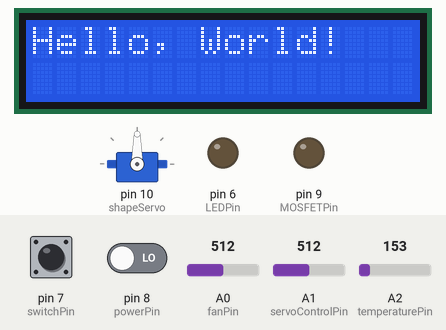
A sketch run on a simulated Arduino Uno, built with avr-gcc and run on an emulated ATmega328P. Parts: 16×2 character LCD, servo, output pins drawn as LEDs (lit = HIGH). Dashed ring = blinking. The inputs (shaded band) are chosen by the test bench; at power-on: pin 8 (powerPin) LOW, pin 7 (switchPin) LOW, A1 (servoControlPin) = 512, A0 (fanPin) = 512, A2 (temperaturePin) = 153. What the sketch prints to the serial monitor is not drawn.

Above: at 1.2 s.
1.3 s: pin 8 (powerPin) driven HIGH
At 1.63 s:
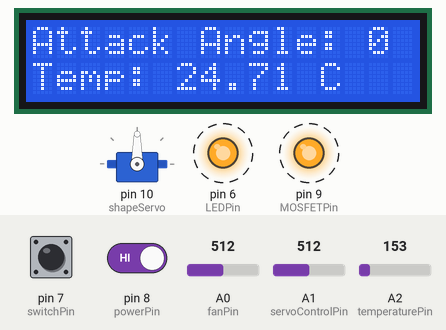
3.5 s: pin 7 (switchPin) pulled HIGH for 0.15 s
At 3.73 s:
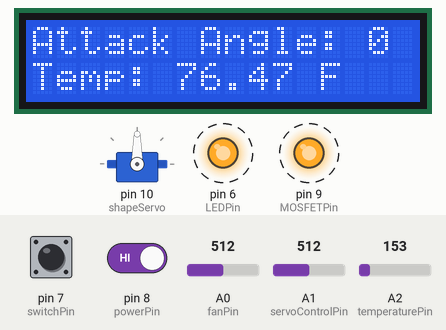
5.8 s: A1 (servoControlPin) set to 716
At 6.03 s:
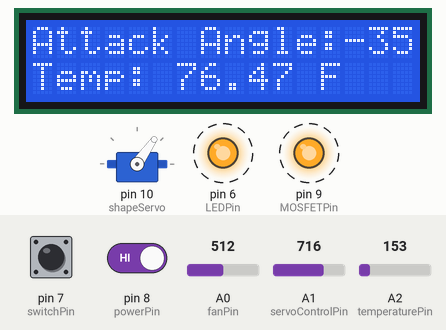
8.1 s: A1 (servoControlPin) set to 900
At 8.34 s:
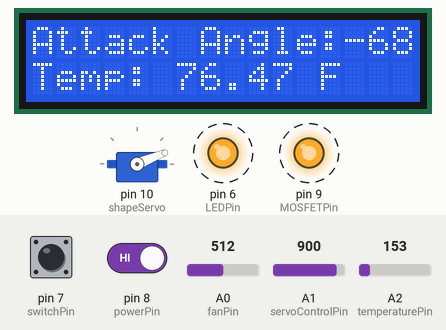
10.4 s: A0 (fanPin) set to 1013
11.9 s: A0 (fanPin) set to 1023
At 12.12 s:
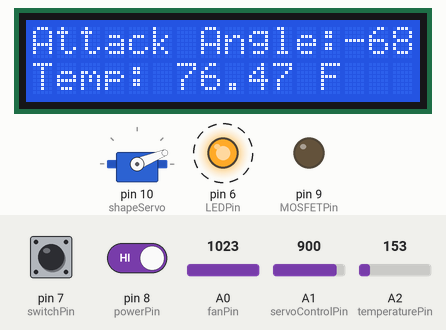
Timing chart, 0 to 15.2 s (numbered marks = the images above; inputs shaded):
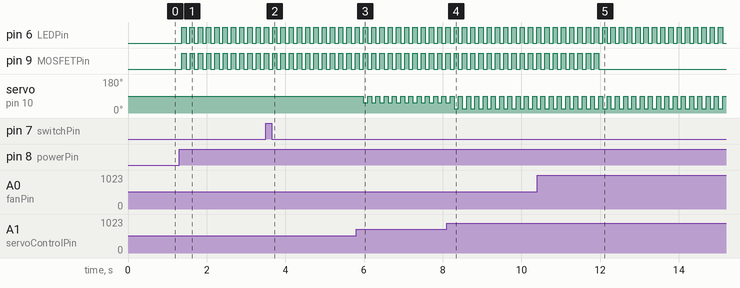

Measured:
- the behaviour switches between 1022 and 1023 on A0 (fanPin) (found by bisection; images 4 and 5)
- after the input at 1.3 s, pin 6 (LEDPin), pin 9 (MOSFETPin): alternates HIGH for 0.11 s and LOW for 0.10 s, starting after 0.07 s; the display: changes after 0.07 s (image 1)
- after the input at 3.5 s, the display: first differs from a run without the input after 0.18 s (image 2)
- after the input at 5.8 s, servo on pin 10 (shapeServo): alternates 90° for 0.10 s and 55° for 0.11 s, starting after 0.18 s; the display: first differs from a run without the input after 0.19 s (image 3)
- after the input at 8.1 s, the display: first differs from a run without the input after 0.19 s (image 4)
- after the input at 11.9 s, pin 9 (MOSFETPin): goes on until 12.0 s, then stays LOW

The sketch:

Wind_Tunnel_Code.ino
```cpp
// C++ code

#include <Servo.h> // Imports Servo library
#include <LiquidCrystal.h> // Imports LCD library

// Digital Pins

const int LEDPin = 6;
const int switchPin = 7;
const int powerPin = 8;
const int MOSFETPin = 9;
const int servoPin = 10;

// Analog Pins
const int fanPin = A0;
const int servoControlPin = A1;
const int temperaturePin = A2;

// LCD Pins
const int rs = 12;
const int textEntry = 11;
const int d4 = 5;
const int d5 = 4;
const int d6 = 3;
const int d7 = 2;

// Variables
int fanVal = 0;
int servoVal = 0;
int unit = 0; // Unit=0 means Celsius. Unit=1 means Farenheit.
int power = 0;

// Component Initializing
Servo shapeServo;

LiquidCrystal LCD(rs, textEntry, d4, d5, d6, d7);

void setup(){

  	// Sets up serial monitor and pins
  	Serial.begin(9600);
  	pinMode(switchPin, INPUT);
  	pinMode(temperaturePin, INPUT);
  	pinMode(LEDPin, OUTPUT);
    pinMode(MOSFETPin, OUTPUT);


  	// Initializes LCD
  	LCD.begin(16, 2);
  	LCD.print("Hello, World!");

    shapeServo.attach(10);


}

void loop()	{

  // Checks the power status
  if(digitalRead(powerPin) == HIGH) {
    if (power == 0) {power = 1;}
	  else {
      power = 0;
      LCD.clear();
      LCD.setCursor(0, 0);
      LCD.write("Hello World!");
    }


	  Serial.println("Power Button Pressed");
    Serial.println(power);
  }

  // Checks if units must be changed
  if(digitalRead(switchPin) == HIGH) {
    if (unit == 0) {unit = 1;}
    else {unit = 0;}
    Serial.println("Unit Changed");
  }

  if (power == 1) {

    // Turns on power indicator LED
    digitalWrite(LEDPin, HIGH);

  	// Reads Fan and Servo analog values
  	fanVal = analogRead(fanPin);
  	servoVal = analogRead(servoControlPin);

  	Serial.println(fanVal); // Used for diagnosing Servo

    // Maps analog values to respective digital values or angle
  	int motorSpeed = map(fanVal, 0, 1023, 255, 0);
  	int servoAngle = map(servoVal, 0, 1023, 180, 0);

     // Writes analog values to Fan and Servo
  	digitalWrite(MOSFETPin, motorSpeed);
    shapeServo.write(servoAngle);

    // Reads temperature sensor and calculates temperature in C
  	int sensorReading = analogRead(temperaturePin);
  	float temperature = calcTemperature(sensorReading);

  	// Writes the angle of attack to LCD
    // LCD.clear();
  	LCD.setCursor(0, 0);
  	LCD.print("Attack Angle:");

    if (servoAngle < 90) {
      LCD.print(servoAngle - 90);
    }
    else {
      LCD.setCursor(13, 0);
      LCD.write(" ");
      LCD.print(servoAngle - 90);
    }

  	// Writes the temperature to the LCD
  	LCD.setCursor(0, 1);
  	LCD.print("Temp: ");
    if (unit == 0) { // Checks for different units
      LCD.print(temperature);
  	  LCD.print(" C");
    }
    else if (unit == 1) {
      LCD.print(calcFarenheit(temperature));
      LCD.print(" F");

    }
  }

  if (power == 0) {

    // Turns on power indicator LED
    digitalWrite(LEDPin, LOW);

    // Turns off Fan and servo
    //analogWrite(MOSFETPin, 0);
    digitalWrite(MOSFETPin, LOW);
  	shapeServo.write(90);

    // Clears LCD and writes "Hello World"

  }

  delay(100); // Delay a little bit to improve simulation performance
}


float calcTemperature(int val) { return (((val / 1024.0) * 5.0) - 0.5) * 100; }

float calcFarenheit (float val) {return ((val * 9 / 5) + 32);}


 
```
